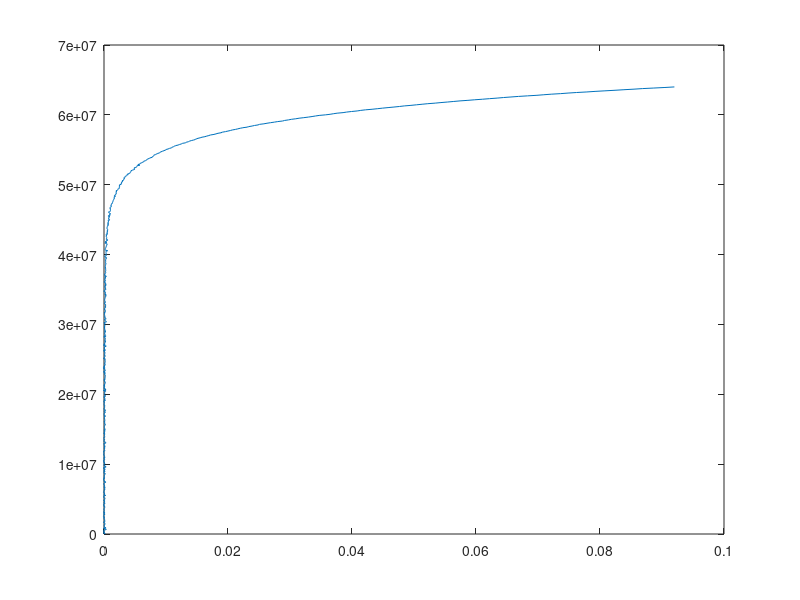

Write MATLAB code to recreate this figure.
clear all; close all; clc;


addpath("misfit/");
load('id1.mat');

plot(epsiexp, sigexp);
xlim([0, 0.1])


function forward=forward(t,theta,g)
% l=1 : a unit length is assumed here
forward=[theta(2);-g*sin(theta(1))]; % in the form y'=f(y,t)


% Define parameters
E = 100e9; % Pa
K = 1e6; % Pa
n = 0.2;
sigma_dot = 0.8e6; % Pa*s^-1
r = 0.0254; % m
s = pi * r^2; % m^2

% Define time span and step size
tspan = [0, 10]; % s
step = 0.01; % s

% Define ODE function
ode_fun = @(t, F) sigma_dot / E + (F / (s * K))^n;

% Solve ODE
[t, F] = ode45(ode_fun, tspan, 0);

% Plot the result
plot(t, F)
xlabel('time (s)')
ylabel('F(t) (N)')

